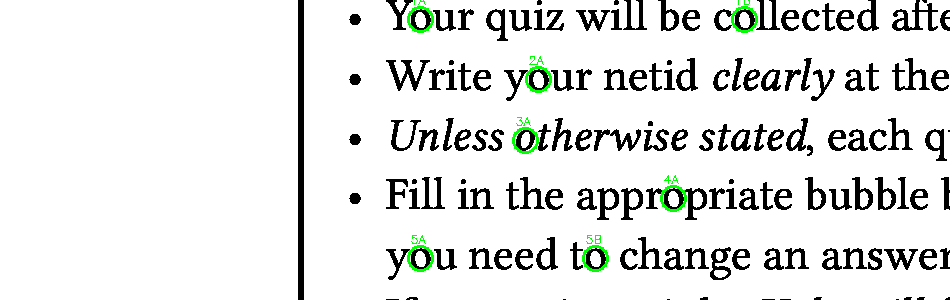
#> input picture example_quiz_with_markers_bubbles.png, 950 x 300 px
$ python bracket_detector_final.py ../example_quiz_with_markers_bubbles.png
#> lines starting #> are read from the running program, lines starting #| are printed output that depends on the picture; after the words box and inside, x2 and y2 are one past the last pixel; in counts of white or black regions, pixels touching at a corner belong together
#!/usr/bin/env python3
"""
Final bracket detection approach - focus on actual L-brackets
"""

import cv2
import numpy as np
from typing import List, Tuple, Optional
from dataclasses import dataclass


@dataclass
class BracketCorner:
    """Represents a detected bracket corner"""
    position: Tuple[int, int]  # (x, y)
    corner_type: str  # 'top-left', 'top-right', 'bottom-left', 'bottom-right'
    confidence: float


def detect_brackets_final(img: np.ndarray) -> Tuple[Optional[Tuple[int, int, int, int]], List[BracketCorner]]:
    """
    Detect the bubble region by finding the four L-shaped brackets.
    Returns (region, corners) where region is (x, y, width, height) or None.
    """
    # Convert to grayscale if needed
    if len(img.shape) == 3:
        gray = cv2.cvtColor(img, cv2.COLOR_BGR2GRAY)
    else:
        gray = img.copy()

    h, w = gray.shape

    # Use adaptive thresholding for better binarization
    binary = cv2.adaptiveThreshold(gray, 255, cv2.ADAPTIVE_THRESH_GAUSSIAN_C,
                                   cv2.THRESH_BINARY_INV, 11, 2)

    # Define search regions for each corner (smaller regions for efficiency)
    margin = 100  # Search within this margin from edges
    search_size = 400  # Size of search region

    corners = []

    # Top-left corner
    tl_region = binary[margin:margin+search_size, margin:margin+search_size]
    tl_corner = find_l_bracket_in_region(tl_region, 'top-left')
    if tl_corner:
        tl_corner.position = (tl_corner.position[0] + margin, tl_corner.position[1] + margin)
        corners.append(tl_corner)

    # Top-right corner
    tr_region = binary[margin:margin+search_size, w-margin-search_size:w-margin]
    tr_corner = find_l_bracket_in_region(tr_region, 'top-right')
    if tr_corner:
        tr_corner.position = (tr_corner.position[0] + w - margin - search_size, tr_corner.position[1] + margin)
        corners.append(tr_corner)

    # Bottom-left corner
    bl_region = binary[h-margin-search_size:h-margin, margin:margin+search_size]
    bl_corner = find_l_bracket_in_region(bl_region, 'bottom-left')
    if bl_corner:
        bl_corner.position = (bl_corner.position[0] + margin, bl_corner.position[1] + h - margin - search_size)
        corners.append(bl_corner)

    # Bottom-right corner
    br_region = binary[h-margin-search_size:h-margin, w-margin-search_size:w-margin]
    br_corner = find_l_bracket_in_region(br_region, 'bottom-right')
    if br_corner:
        br_corner.position = (br_corner.position[0] + w - margin - search_size, br_corner.position[1] + h - margin - search_size)
        corners.append(br_corner)

    # Calculate region if all 4 corners found
    region = None
    if len(corners) == 4:
        # Sort corners by type
        corner_dict = {c.corner_type: c for c in corners}

        tl = corner_dict.get('top-left')
        tr = corner_dict.get('top-right')
        bl = corner_dict.get('bottom-left')
        br = corner_dict.get('bottom-right')

        if all([tl, tr, bl, br]):
            # Calculate bounding box with inset
            inset = 20  # Move slightly inside the brackets
            x_min = max(tl.position[0], bl.position[0]) + inset
            x_max = min(tr.position[0], br.position[0]) - inset
            y_min = max(tl.position[1], tr.position[1]) + inset
            y_max = min(bl.position[1], br.position[1]) - inset

            if x_max > x_min and y_max > y_min:
                region = (x_min, y_min, x_max - x_min, y_max - y_min)

    return region, corners


def find_l_bracket_in_region(region: np.ndarray, corner_type: str) -> Optional[BracketCorner]:
    """
    Find an L-shaped bracket in a specific region.
    Uses template matching with generated L-templates.
    """
    if region.size == 0:
        return None

    # Generate L-shaped template based on corner type
    template = generate_l_template(60, corner_type)

    # Match template
    result = cv2.matchTemplate(region, template, cv2.TM_CCOEFF_NORMED)
    min_val, max_val, min_loc, max_loc = cv2.minMaxLoc(result)

    # If confidence is high enough, we found a bracket
    if max_val > 0.5:  # Threshold for match confidence
        # Adjust position based on corner type
        x, y = max_loc

        # Find the actual corner point of the L
        if corner_type == 'top-left':
            pass  # Already at corner
        elif corner_type == 'top-right':
            x += template.shape[1]  # Move to right edge
        elif corner_type == 'bottom-left':
            y += template.shape[0]  # Move to bottom edge
        elif corner_type == 'bottom-right':
            x += template.shape[1]  # Move to right edge
            y += template.shape[0]  # Move to bottom edge

        return BracketCorner(
            position=(x, y),
            corner_type=corner_type,
            confidence=max_val
        )

    # Fallback: look for perpendicular lines
    lines_corner = find_perpendicular_lines(region, corner_type)
    if lines_corner:
        return lines_corner

    return None


def generate_l_template(size: int, corner_type: str) -> np.ndarray:
    """Generate an L-shaped template for matching"""
    template = np.zeros((size, size), dtype=np.uint8)
    thickness = 6  # Line thickness in pixels
    length = size * 2 // 3  # Length of each arm

    if corner_type == 'top-left':
        # Horizontal line from left
        template[:thickness, :length] = 255
        # Vertical line from top
        template[:length, :thickness] = 255
    elif corner_type == 'top-right':
        # Horizontal line from right
        template[:thickness, -length:] = 255
        # Vertical line from top
        template[:length, -thickness:] = 255
    elif corner_type == 'bottom-left':
        # Horizontal line from left
        template[-thickness:, :length] = 255
        # Vertical line from bottom
        template[-length:, :thickness] = 255
    elif corner_type == 'bottom-right':
        # Horizontal line from right
        template[-thickness:, -length:] = 255
        # Vertical line from bottom
        template[-length:, -thickness:] = 255

    return template


def find_perpendicular_lines(region: np.ndarray, corner_type: str) -> Optional[BracketCorner]:
    """
    Find perpendicular lines that form an L-bracket.
    """
    # Detect lines using Hough transform
    edges = cv2.Canny(region, 50, 150)
    lines = cv2.HoughLinesP(edges, 1, np.pi/180, 30, minLineLength=20, maxLineGap=10)

    if lines is None:
        return None

    # Find horizontal and vertical lines
    horizontal_lines = []
    vertical_lines = []

    for line in lines:
        x1, y1, x2, y2 = line[0]
        angle = np.abs(np.arctan2(y2 - y1, x2 - x1) * 180 / np.pi)

        if angle < 30 or angle > 150:  # Horizontal
            horizontal_lines.append((x1, y1, x2, y2))
        elif 60 < angle < 120:  # Vertical
            vertical_lines.append((x1, y1, x2, y2))

    # Check if we have both types of lines
    if not horizontal_lines or not vertical_lines:
        return None

    # Find intersection point based on corner type
    h, w = region.shape

    if corner_type == 'top-left':
        # Look for lines near top-left
        for h_line in horizontal_lines:
            if h_line[1] < h // 3:  # Top third
                for v_line in vertical_lines:
                    if v_line[0] < w // 3:  # Left third
                        return BracketCorner(
                            position=(v_line[0], h_line[1]),
                            corner_type=corner_type,
                            confidence=0.7
                        )
    elif corner_type == 'top-right':
        # Look for lines near top-right
        for h_line in horizontal_lines:
            if h_line[1] < h // 3:  # Top third
                for v_line in vertical_lines:
                    if v_line[0] > 2 * w // 3:  # Right third
                        return BracketCorner(
                            position=(v_line[0], h_line[1]),
                            corner_type=corner_type,
                            confidence=0.7
                        )
    elif corner_type == 'bottom-left':
        # Look for lines near bottom-left
        for h_line in horizontal_lines:
            if h_line[1] > 2 * h // 3:  # Bottom third
                for v_line in vertical_lines:
                    if v_line[0] < w // 3:  # Left third
                        return BracketCorner(
                            position=(v_line[0], h_line[1]),
                            corner_type=corner_type,
                            confidence=0.7
                        )
    elif corner_type == 'bottom-right':
        # Look for lines near bottom-right
        for h_line in horizontal_lines:
            if h_line[1] > 2 * h // 3:  # Bottom third
                for v_line in vertical_lines:
                    if v_line[0] > 2 * w // 3:  # Right third
                        return BracketCorner(
                            position=(v_line[0], h_line[1]),
                            corner_type=corner_type,
                            confidence=0.7
                        )

    return None


if __name__ == "__main__":
    import sys
    from pathlib import Path

    if len(sys.argv) > 1:
        image_path = Path(sys.argv[1])
    else:
        image_path = Path("tests/generated/test_data_page_1.png")

    if not image_path.exists():
        print(f"Image not found: {image_path}")
        sys.exit(1)

    img = cv2.imread(str(image_path))
#> img is the input picture: shape (300, 950, 3); mean B, G, R 227.9, 229.5, 227.9
    region, corners = detect_brackets_final(img)
#> in detect_brackets_final, `binary = cv2.adaptiveThreshold(gray, 255, cv2.ADAPTIVE_THRESH_GAUSSIAN..`:
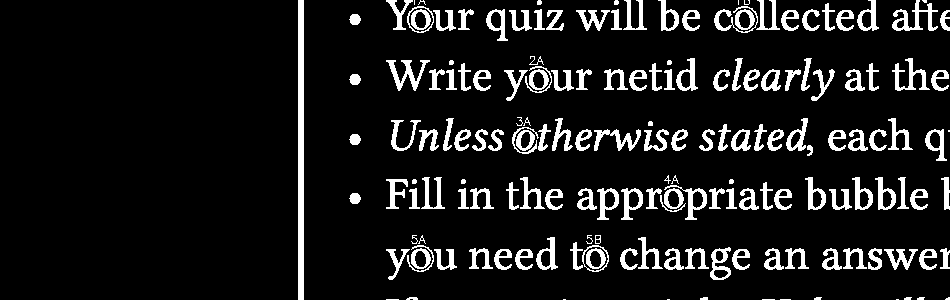
#> binary: shape (300, 950); 10.4% white; 168 white regions (14 under 20 px), largest, box (x1, y1, x2, y2) and area: (298, 0, 304, 300) 1800, (892, 0, 938, 31) 518, (386, 60, 430, 91) 468
#> in detect_brackets_final, `tl_region = binary[margin:margin+search_size, margin:margin+search_size]`: tl_region: shape (200, 400); 6% white; 26 white regions (1 under 20 px), largest, box (x1, y1, x2, y2) and area: (198, 0, 204, 200) 1200, (321, 77, 345, 109) 310, (291, 20, 321, 51) 283
#> in find_l_bracket_in_region, `result = cv2.matchTemplate(region, template, cv2.TM_CCOEFF_NORMED)`:
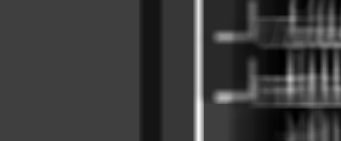
#> result: shape (141, 341) float32; min -0.183, max 0.551, mean -0.0106; drawn with min black and max white
#> in find_l_bracket_in_region, `min_val, max_val, min_loc, max_loc = cv2.minMaxLoc(result)`: min_val = -0.183; max_val = 0.551; min_loc = (281, 51); max_loc = (198, 116)
#> in find_l_bracket_in_region, `x, y = max_loc`: x = 198; y = 116
#> in detect_brackets_final, `tl_corner.position = (tl_corner.position[0] + margin, tl_corner.positi..`: tl_corner.position = (298, 216)
#> in detect_brackets_final, `tr_region = binary[margin:margin+search_size, w-margin-search_size:w-m..`: tr_region: shape (200, 400); 14.5% white; 77 white regions (10 under 20 px), largest, box (x1, y1, x2, y2) and area: (144, 29, 191, 51) 407, (214, 85, 257, 120) 346, (260, 147, 281, 180) 325
#> call 2 of find_l_bracket_in_region, with corner_type = 'top-right'
#> in find_l_bracket_in_region (call 2), `result = cv2.matchTemplate(region, template, cv2.TM_CCOEFF_NORMED)`:
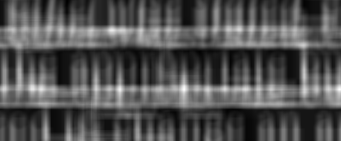
#> result: shape (141, 341) float32; min -0.19, max 0.375, mean -0.0055; drawn with min black and max white
#> in find_l_bracket_in_region (call 2), `min_val, max_val, min_loc, max_loc = cv2.minMaxLoc(result)`: min_val = -0.19; max_val = 0.375; min_loc = (67, 0); max_loc = (339, 89)
#> in find_perpendicular_lines, `edges = cv2.Canny(region, 50, 150)`:
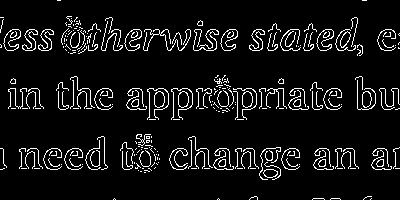
#> edges: shape (200, 400); 7.5% white in thin lines or dots
#> in find_perpendicular_lines, `lines = cv2.HoughLinesP(edges, 1, np.pi/180, 30, minLineLength=20, max..`: lines = 195 rows, first 6: [127, 106, 205, 106], [177, 148, 206, 148], [132, 88, 337, 88], [25, 50, 48, 50], [19, 168, 106, 168], [172, 166, 299, 166]
#> the loop in find_perpendicular_lines, `for line in lines:` made 195 passes
#> (x1, y1, x2, y2, angle) on passes 1 to 3: (127, 106, 205, 106, 0), (177, 148, 206, 148, 0), (132, 88, 337, 88, 0)
#> after the loop in find_perpendicular_lines, `for line in lines:`: horizontal_lines = 194 items, first 6: (127, 106, 205, 106), (177, 148, 206, 148), (132, 88, 337, 88), (25, 50, 48, 50), (19, 168, 106, 168), (172, 166, 299, 166); vertical_lines = [(357, 108, 357, 77)]
#> the loop in find_perpendicular_lines (call 2), `for h_line in horizontal_lines:` made 4 passes
#> in detect_brackets_final, `tr_corner.position = (tr_corner.position[0] + w - margin - search_size..`: tr_corner.position = (807, 150)
#> in detect_brackets_final, `bl_region = binary[h-margin-search_size:h-margin, margin:margin+search..`: bl_region: shape (100, 400); 6.6% white; 17 white regions, largest, box (x1, y1, x2, y2) and area: (198, 0, 204, 100) 600, (291, 20, 321, 51) 283, (319, 29, 339, 51) 232
#> call 2 of find_perpendicular_lines, with corner_type = 'bottom-left'
#> in find_perpendicular_lines (call 2), `edges = cv2.Canny(region, 50, 150)`:
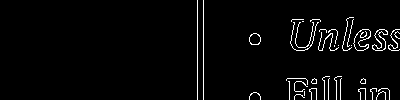
#> edges: shape (100, 400); 3.1% white in thin lines or dots, all inside (x1, y1, x2, y2) = (197, 0, 400, 100)
#> in find_perpendicular_lines (call 2), `lines = cv2.HoughLinesP(edges, 1, np.pi/180, 30, minLineLength=20, max..`: lines = [[203, 99, 203, 0], [197, 99, 197, 0], [319, 50, 363, 50], [289, 91, 340, 89], [294, 49, 397, 29], [347, 46, 353, 17], [318, 49, 397, 44], [362, 29, 384, 29], [289, 99, 289, 78]]
#> the loop in find_perpendicular_lines (call 2), `for line in lines:` made 9 passes
#> (x1, y1, x2, y2, angle) on passes 1 to 9: (203, 99, 203, 0, 90), (197, 99, 197, 0, 90), (319, 50, 363, 50, 0), (289, 91, 340, 89, 2.25), (294, 49, 397, 29, 10.99), (347, 46, 353, 17, 78.31), (318, 49, 397, 44, 3.62), (362, 29, 384, 29, 0), (289, 99, 289, 78, 90)
#> after the loop in find_perpendicular_lines (call 2), `for line in lines:`: horizontal_lines = [(319, 50, 363, 50), (289, 91, 340, 89), (294, 49, 397, 29), (318, 49, 397, 44), (362, 29, 384, 29)]; vertical_lines = [(203, 99, 203, 0), (197, 99, 197, 0), (347, 46, 353, 17), (289, 99, 289, 78)]
#> the loop in find_perpendicular_lines (call 2), `for h_line in horizontal_lines:` made 5 passes
#> in detect_brackets_final, `br_region = binary[h-margin-search_size:h-margin, w-margin-search_size..`: br_region: shape (100, 400); 15% white; 52 white regions (7 under 20 px), largest, box (x1, y1, x2, y2) and area: (144, 29, 191, 51) 407, (336, 18, 358, 51) 292, (102, 18, 123, 51) 283
#> call 4 of find_l_bracket_in_region, with corner_type = 'bottom-right'
#> in find_l_bracket_in_region (call 4), `result = cv2.matchTemplate(region, template, cv2.TM_CCOEFF_NORMED)`:
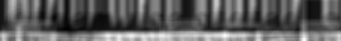
#> result: shape (41, 341) float32; min -0.187, max 0.219, mean -0.0354; drawn with min black and max white
#> in find_l_bracket_in_region (call 4), `min_val, max_val, min_loc, max_loc = cv2.minMaxLoc(result)`: min_val = -0.187; max_val = 0.219; min_loc = (67, 28); max_loc = (304, 40)
#> call 3 of find_perpendicular_lines, with corner_type = 'bottom-right'
#> in find_perpendicular_lines (call 3), `edges = cv2.Canny(region, 50, 150)`:
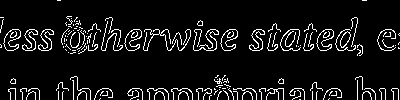
#> edges: shape (100, 400); 7.9% white in thin lines or dots
#> in find_perpendicular_lines (call 3), `lines = cv2.HoughLinesP(edges, 1, np.pi/180, 30, minLineLength=20, max..`: lines = 97 rows, first 6: [132, 88, 337, 88], [133, 29, 167, 29], [65, 31, 236, 37], [127, 93, 310, 90], [166, 43, 235, 47], [249, 48, 362, 50]
#> the loop in find_perpendicular_lines (call 3), `for line in lines:` made 97 passes
#> line on passes 26 to 37: [[257, 43, 362, 48]], [[58, 87, 88, 88]], [[357, 97, 398, 97]], [[0, 44, 24, 44]], [[256, 42, 361, 45]], [[253, 39, 354, 36]], [[8, 89, 38, 89]], [[132, 33, 237, 31]], [[28, 41, 107, 41]], [[357, 91, 398, 90]], [[58, 99, 112, 97]], [[0, 47, 51, 45]]
#> (x1, y1, x2, y2, angle) on passes 1 to 6: (132, 88, 337, 88, 0), (133, 29, 167, 29, 0), (65, 31, 236, 37, 2.01), (127, 93, 310, 90, 0.939), (166, 43, 235, 47, 3.32), (249, 48, 362, 50, 1.01)

    print(f"Detected {len(corners)} corners:")
#| Detected 2 corners:
    for corner in corners:
        print(f"  {corner.corner_type} at {corner.position} (confidence: {corner.confidence:.2f})")
#> this loop made 2 passes
#|   top-left at (298, 216) (confidence: 0.55)
#|   top-right at (807, 150) (confidence: 0.70)

    if region:
        print(f"\nFound bubble region: x={region[0]}, y={region[1]}, w={region[2]}, h={region[3]}")

        # Visualize
        x, y, w, h = region
        vis = img.copy()

        # Draw region
        cv2.rectangle(vis, (x, y), (x + w, y + h), (0, 255, 0), 3)

        # Draw corners
        colors = {
            'top-left': (255, 0, 0),      # Blue
            'top-right': (0, 255, 0),     # Green
            'bottom-left': (0, 0, 255),   # Red
            'bottom-right': (255, 255, 0) # Yellow
        }

        for corner in corners:
            color = colors.get(corner.corner_type, (255, 255, 255))
            cv2.circle(vis, corner.position, 20, color, 3)
            cv2.putText(vis, corner.corner_type[:2].upper(),
                       (corner.position[0] - 30, corner.position[1] - 30),
                       cv2.FONT_HERSHEY_SIMPLEX, 1, color, 2)

        cv2.imwrite("detected_region_final.png", vis)
        print("Visualization saved to detected_region_final.png")
    else:
        print("\nCould not detect all four corners")
